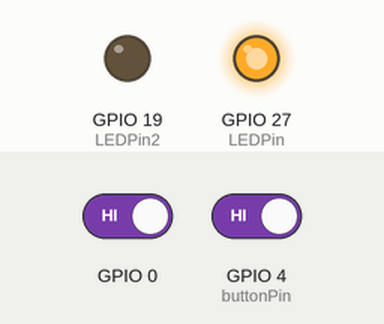
Recording of a sketch running on a simulated ESP32. On the bench: output pins drawn as LEDs (lit = HIGH). The inputs (shaded band) are chosen by the test bench; at power-on: GPIO 0 HIGH, GPIO 4 (buttonPin) HIGH.

Above: at 16.6 s.
16.7 s: GPIO 0 driven LOW and GPIO 4 (buttonPin) driven LOW
At 17.2 s:
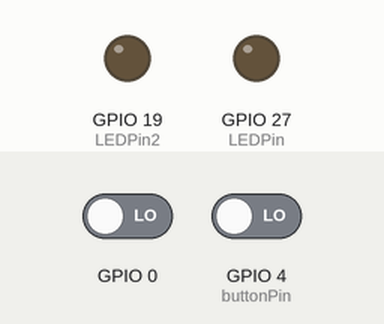
At 20.65 s:
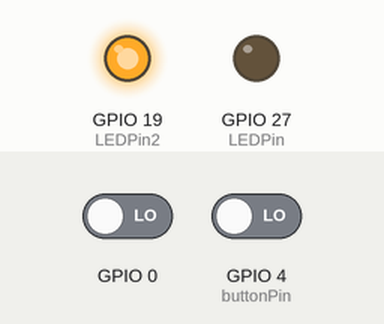
Timing chart, 0 to 38.1 s (numbered marks = the images above; inputs shaded):
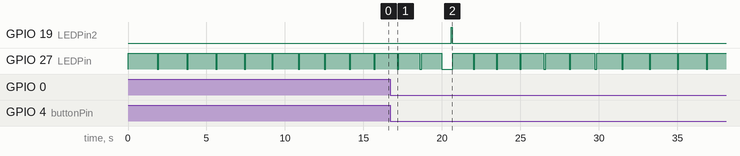

The sketch:

Assignement_1-Embedded_software15.02attmpt3.ino
```cpp
int LEDState = 0; //Initial State of LED before waveform input
int LEDPin = 27 ; //Input for LED light displaying the waveform
int LEDPin2 = 19 ; //Input for LED Light displaying the seconf waveform
int buttonPin = 4 ; //Input for Switch, press to reverse already running waveform
int buttonPin2 = 5  ; //Input for Switch, press to stop waveform
int buttonNew; //New condition for button, carries value to ascertain whether button 1 is pushed or not
int buttonOld = 0; //condition for button, carries value to ascertain whether button 1 is pushed or not
int dt = 100;
int a = 1300; //length of signal wave with HIGH Output
int re = 1850;//length of the signal wave when we have to showcase the wave in reverse and instead of adding 5o to each iteration, it will subtract 50 in each iteration
int b = 100; //delay between two high outputs, is always constant
int c = 12; //length of entire wave block, defines the number of times we need to increment value of a by 50
int d = 500; //delay between two wave blocks
int buttonOldp = 0; //The input from this switch results to output in second LED i.e. LEDPin2 Starting position of the button
int buttonNewp; //Position of button after pushing buttonPin2.


void setup() {
  // put your setup code here, to run once:
  pinMode(LEDPin, OUTPUT);
  pinMode(LEDPin2, OUTPUT);

  pinMode(buttonPin, INPUT);
  pinMode(buttonPin, INPUT);

}

void loop() {
  // put your main code here, to run repeatedly:
 digitalRead(buttonNewp);
 if(buttonNewp == 0)
 {
   buttonNew = digitalRead(buttonPin);
    if(buttonNew == 0)
    {
      digitalWrite(LEDPin2 , HIGH);
      delay(50);
      digitalWrite(LEDPin2 , LOW);
      delay(50);
      for(int i=0; i<12; i++)
      {
        digitalWrite(LEDPin, HIGH);
        delay(a);
        a = a + 50;
        digitalWrite(LEDPin, LOW);
        delay(b);


      }
      delay(d);
    }
   else
    {
      for(int i=0; i<12; i++)
      {
        digitalWrite(LEDPin,HIGH);
        delay(re);
        re = re - 50;
        digitalWrite(LEDPin, LOW);
        delay(b);


      }
      delay(d);


    }
  }

  else
  {
    digitalWrite(LEDPin , LOW);
    delay(50);
    digitalWrite(LEDPin2 , LOW);
    delay(50);

  }


 }
```

Measured:
- after the input at 16.7 s, GPIO 19 (LEDPin2): LOW → HIGH after 3.9 s, → LOW 0.05 s later
